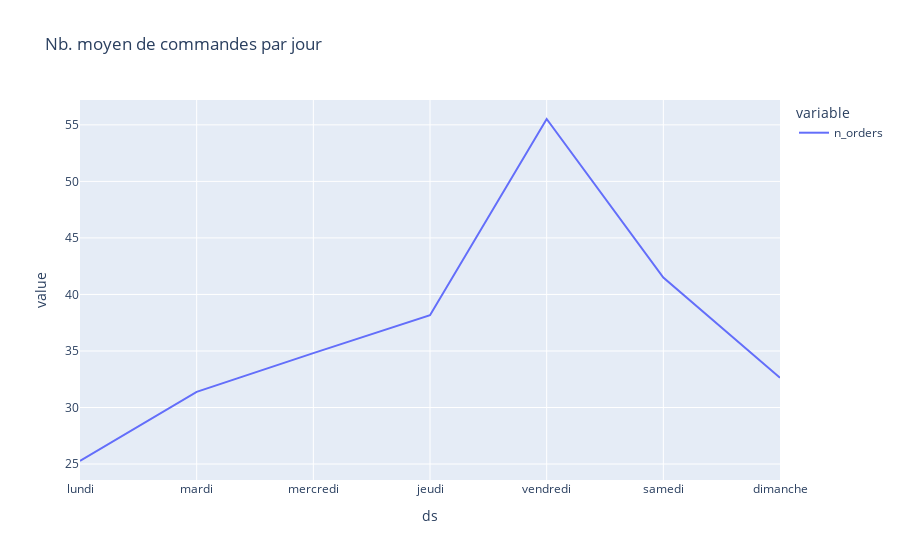

The notebook cell saved with this chart:
### Markdown cell above
La série décrit le nombre de commandes livrées par jour du 02 janvier 2020 au 15 octobre 2021 soit jours. On observe une forte saisonalité sur les jours de la semaine. Une modélisation par un modèle SARIMA peut être envisagé.

### Code cell
weekdays = ['lundi', 'mardi', 'mercredi', 'jeudi', 'vendredi', 'samedi', 'dimanche']
ts.groupby(ts.index.strftime("%A")).mean().reindex(weekdays).plot(title="Nb. moyen de commandes par jour")

### Figure 1 — Plotly figure (JSON) as saved in the notebook; plotly's stock layout.template omitted (floating-point values rounded to 4 significant figures)
{"data": [{"hovertemplate": "variable=n_orders<br>ds=%{x}<br>value=%{y}<extra></extra>", "legendgroup": "n_orders", "line": {"color": "#636efa", "dash": "solid"}, "mode": "lines", "name": "n_orders", "orientation": "v", "showlegend": true, "type": "scatter", "x": ["lundi", "mardi", "mercredi", "jeudi", "vendredi", "samedi", "dimanche"], "xaxis": "x", "y": [25.27, 31.38, 34.81, 38.16, 55.52, 41.49, 32.64], "yaxis": "y"}], "layout": {"legend": {"title": {"text": "variable"}, "tracegroupgap": 0}, "title": {"text": "Nb. moyen de commandes par jour"}, "xaxis": {"anchor": "y", "domain": [0, 1], "title": {"text": "ds"}}, "yaxis": {"anchor": "x", "domain": [0, 1], "title": {"text": "value"}}}}
